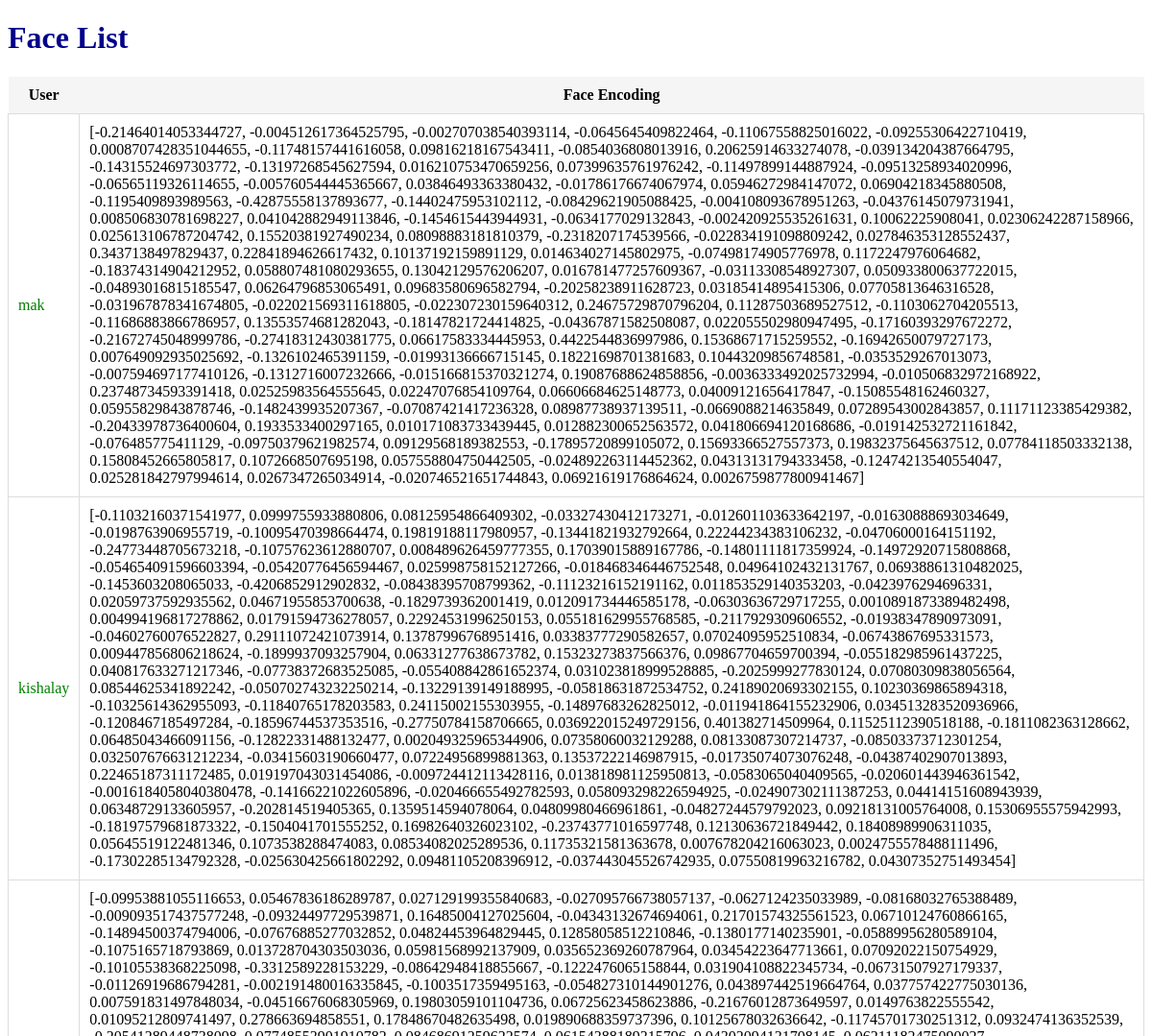
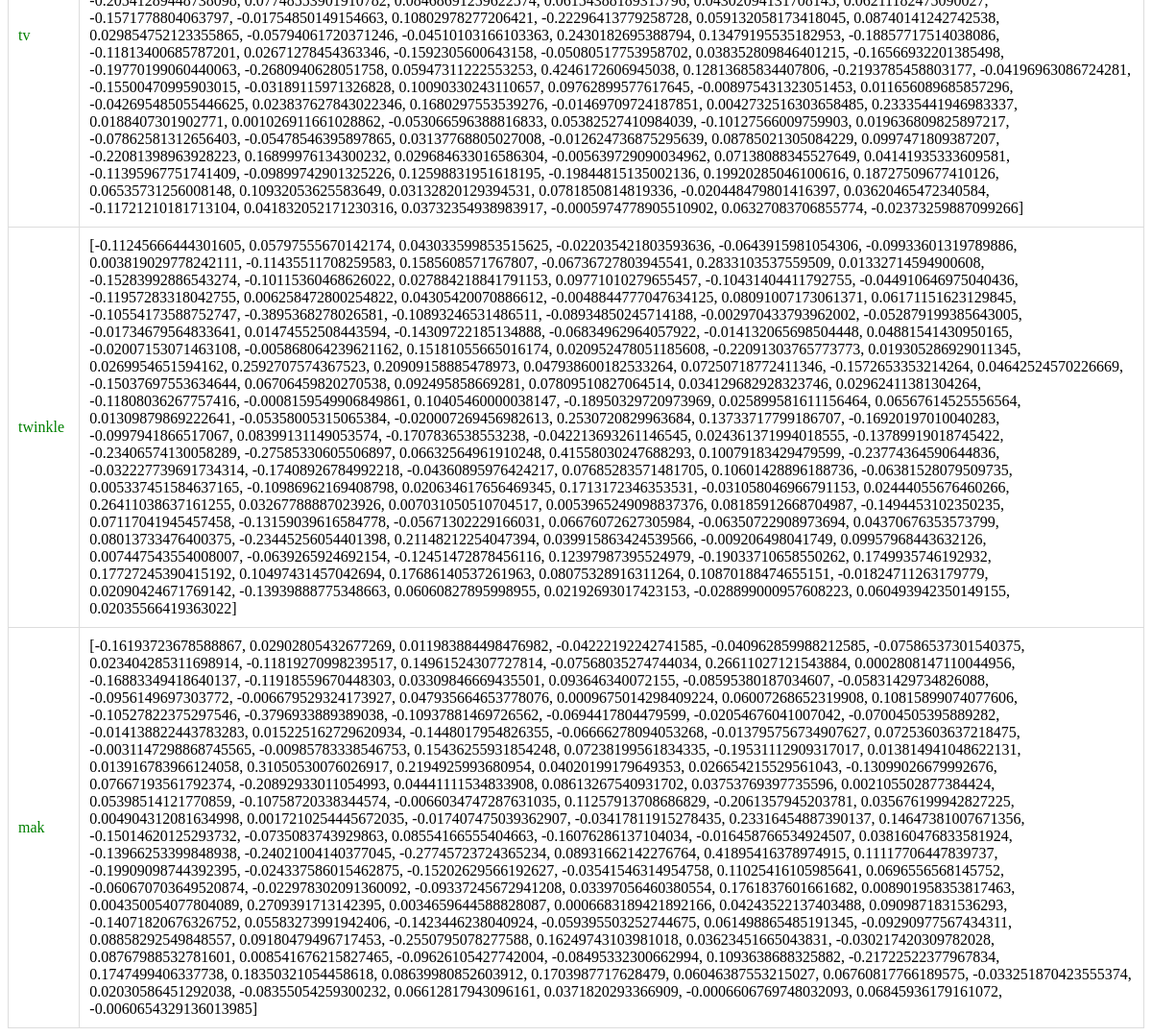
Page /faces/ on the committed database (2 pictures, top to bottom).
### myprojectapp/models.py (models this page shows)
class Face(models.Model):
    user = models.ForeignKey(User, on_delete=models.CASCADE, default=1)
    face_enc = models.TextField()

class User(models.Model):
    full_name = models.CharField(max_length=100)
    employee_id = models.CharField(max_length=20, unique=True)
    access = models.CharField(max_length=50)

### myprojectapp/views.py (the view)
# urls.py: path('faces/', face_list, name='face_list'),
def face_list(request):
    faces = Face.objects.all()
    return render(request, 'face_list.html', {'faces': faces})

### myprojectapp/templates/face_list.html (shortened to what this page needs)
<!DOCTYPE html>
<html lang="en">
<head>
</head>
<body>
    <h1>Face List</h1>
    <table>
        <thead>
            <tr>
                <th>User</th>
                <th>Face Encoding</th>
            </tr>
        </thead>
        <tbody>
            {% for face in faces %}
            <tr>
                <td class="user-name">{{ face.user.full_name }}</td>
                <td>{{ face.face_enc }}</td>
            </tr>
            {% endfor %}
        </tbody>
    </table>
</body>
</html>

### myprojectapp/templates/face_list.html (style rules this page uses)
body { background-color: white; }
h1 { color: darkblue; }
table { width: 100%; border-collapse: collapse; }
th { background-color: whitesmoke; color: black; padding: 10px; }
td { padding: 10px; border: 1px solid #ddd; }
.user-name { color: green; }

### rows in the picture
Face: user.full_name "mak", face_enc "[-0.21464014053344727, -0.004512617364525795, -0.002707038540393114, -0.0645645409822464, -0.11067558825016022, -0.09255306422710419, 0.0008707428351044655, -0.11748157441616058, 0.09816218167543411, -0.0854036808013916, 0.20625914633274078, -0.039134204387664795, -0.14315524697303772, -0.13197268545627594, 0.016210753470659256, 0.07399635761976242, -0.11497899144887924, -0.09513258934020996, -0.06565119326114655, -0.005760544445365667, 0.03846493363380432, -0.01786176674067974, 0.05946272984147072, 0.06904218345880508, -0.1195409893989563, -0.42875558137893677, -0.14402475953102112, -0.08429621905088425, -0.004108093678951263, -0.04376145079731941, 0.008506830781698227,…"
Face: user.full_name "kishalay", face_enc "[-0.11032160371541977, 0.0999755933880806, 0.08125954866409302, -0.03327430412173271, -0.012601103633642197, -0.01630888693034649, -0.0198763906955719, -0.10095470398664474, 0.19819188117980957, -0.13441821932792664, 0.22244234383106232, -0.04706000164151192, -0.24773448705673218, -0.10757623612880707, 0.008489626459777355, 0.17039015889167786, -0.14801111817359924, -0.14972920715808868, -0.054654091596603394, -0.05420776456594467, 0.025998758152127266, -0.018468346446752548, 0.04964102432131767, 0.06938861310482025, -0.1453603208065033, -0.4206852912902832, -0.08438395708799362, -0.11123216152191162, 0.011853529140353203, -0.0423976294696331, 0.02059737592935562, 0.04671955853700638,…"
Face: user.full_name "tv", face_enc "[-0.09953881055116653, 0.05467836186289787, 0.027129199355840683, -0.027095766738057137, -0.0627124235033989, -0.08168032765388489, -0.009093517437577248, -0.09324497729539871, 0.16485004127025604, -0.04343132674694061, 0.21701574325561523, 0.06710124760866165, -0.14894500374794006, -0.07676885277032852, 0.04824453964829445, 0.12858058512210846, -0.1380177140235901, -0.05889956280589104, -0.1075165718793869, 0.013728704303503036, 0.05981568992137909, 0.035652369260787964, 0.03454223647713661, 0.07092022150754929, -0.10105538368225098, -0.3312589228153229, -0.08642948418855667, -0.1222476065158844, 0.031904108822345734, -0.06731507927179337, -0.01126919686794281, -0.002191480016335845,…"
Face: user.full_name "twinkle", face_enc "[-0.11245666444301605, 0.05797555670142174, 0.043033599853515625, -0.022035421803593636, -0.0643915981054306, -0.09933601319789886, 0.003819029778242111, -0.11435511708259583, 0.1585608571767807, -0.06736727803945541, 0.2833103537559509, 0.01332714594900608, -0.15283992886543274, -0.10115360468626022, 0.027884218841791153, 0.09771010279655457, -0.10431404411792755, -0.044910646975040436, -0.11957283318042755, 0.006258472800254822, 0.04305420070886612, -0.0048844777047634125, 0.08091007173061371, 0.06171151623129845, -0.10554173588752747, -0.3895368278026581, -0.10893246531486511, -0.08934850245714188, -0.002970433793962002, -0.052879199385643005, -0.01734679564833641, 0.01474552508443594,…"
Face: user.full_name "mak", face_enc "[-0.16193723678588867, 0.02902805432677269, 0.011983884498476982, -0.04222192242741585, -0.040962859988212585, -0.07586537301540375, 0.023404285311698914, -0.11819270998239517, 0.14961524307727814, -0.07568035274744034, 0.26611027121543884, 0.0002808147110044956, -0.16883349418640137, -0.11918559670448303, 0.03309846669435501, 0.093646340072155, -0.08595380187034607, -0.05831429734826088, -0.0956149697303772, -0.006679529324173927, 0.047935664653778076, 0.0009675014298409224, 0.06007268652319908, 0.10815899074077606, -0.10527822375297546, -0.3796933889389038, -0.10937881469726562, -0.0694417804479599, -0.02054676041007042, -0.07004505395889282, -0.014138822443783283, 0.015225162729620934,…"
